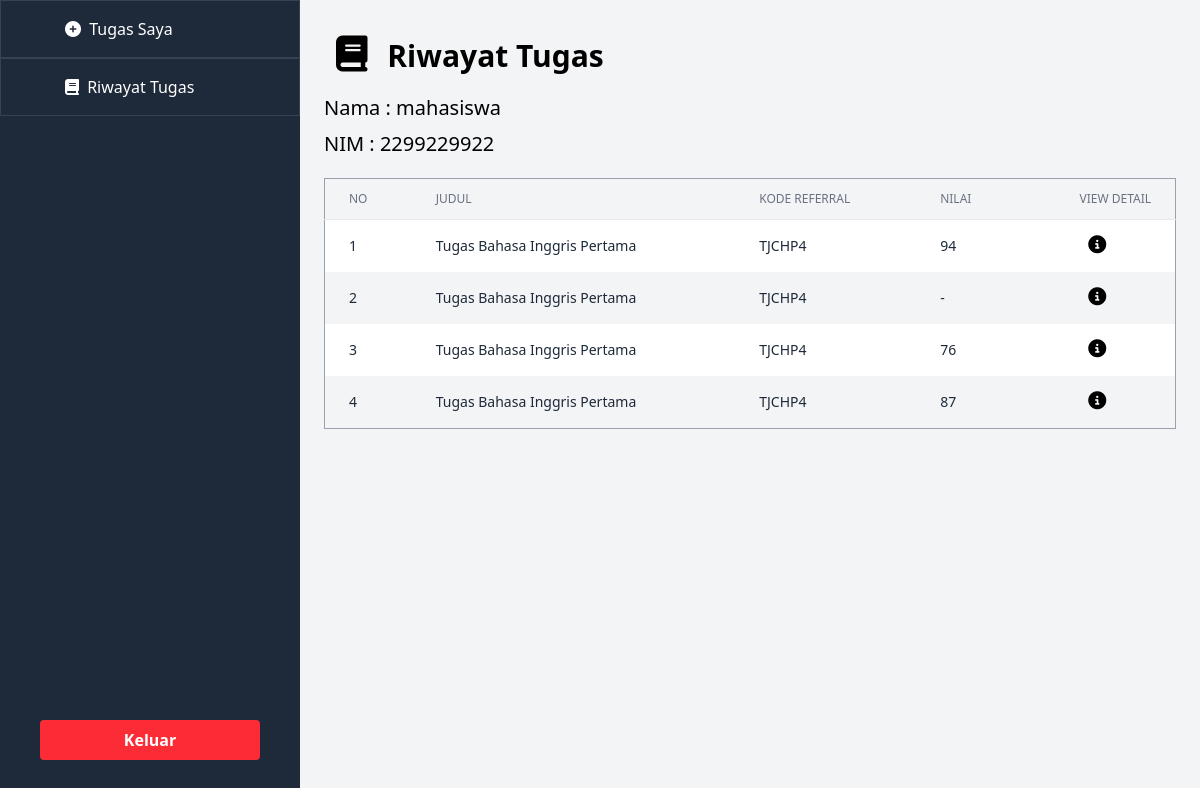
Screenshot of /src/pages/riwayat-tugas.php (signed in) with the database file from the repository.
### tables this page shows
CREATE TABLE `tasks` (
  `id` int(11) NOT NULL,
  `user_id` int(11) NOT NULL,
  `referral_id` int(11) NOT NULL,
  `date` date NOT NULL,
  `title` varchar(255) NOT NULL,
  `answer` text NOT NULL,
  `file` varchar(255) DEFAULT NULL,
  `score` int(11) DEFAULT NULL,
  `comment` text DEFAULT NULL,
  `created_at` timestamp NOT NULL DEFAULT current_timestamp()
);

CREATE TABLE `referrals` (
  `id` int(11) NOT NULL,
  `user_id` int(11) NOT NULL,
  `title` varchar(255) NOT NULL,
  `referral_code` varchar(100) NOT NULL,
  `date` date NOT NULL,
  `created_at` timestamp NOT NULL DEFAULT current_timestamp()
);

### src/pages/riwayat-tugas.php (the view, shortened to what this page needs)
<?php
include 'src/boot/config.php';
$user = $_SESSION['user'];
$user_id = $user['id'];
$query = "SELECT tasks.id, tasks.title, tasks.date, referrals.referral_code, tasks.answer, tasks.score
          FROM tasks
          JOIN referrals ON tasks.referral_id = referrals.id
          WHERE tasks.user_id = ?";
$stmt = $conn->prepare($query);
$stmt->bind_param('i', $user_id);
$stmt->execute();
$result = $stmt->get_result();
$tasks = $result->fetch_all(MYSQLI_ASSOC);
?>
<!DOCTYPE html>
<html lang="id">
<head>
  <link rel="stylesheet" href="public/css/style.css">
  <link rel="stylesheet" href="public/css/font-awesome/css/all.min.css">
</head>
<body class="bg-gray-100">
  <div class="flex">
    <div class="w-1/4 bg-gray-800 min-h-screen text-white flex flex-col">
      <ul class="flex-1">
        <li><a href="/tugas-saya" class="block py-4 pl-15 border border-gray-700 hover:bg-gray-500"><i class="fas fa-circle-plus mx-1"></i> Tugas Saya</a></li>
        <li><a href="/riwayat-tugas" class="block py-4 pl-15 border border-gray-700 hover:bg-gray-500"><i class="fas fa-book mx-1"></i> Riwayat Tugas</a></li>
      </ul>
      <div class="mt-auto m-10">
        <a href="/src/boot/logout.php" class="block text-center py-2 bg-red-500 hover:bg-red-600 text-white font-semibold rounded-sm">
          Keluar
        </a>
      </div>
    </div>
    <div class="flex-1 p-6">
      <h2 class="text-3xl font-semibold my-3"><i class="fas fa-book text-4xl mx-3"></i> Riwayat Tugas</h2>
      <div class="my-5">
        <p class="text-xl my-2">Nama : <?= htmlspecialchars($user['username']); ?></p>
        <p class="text-xl my-2">NIM : <?= htmlspecialchars($user['NIM']); ?></p>
      </div>
      <table class="min-w-full divide-y divide-gray-200 border border-gray-400 my-5">
        <thead>
          <tr>
            <th scope="col" class="px-6 py-3 text-start text-xs font-medium text-gray-500 uppercase">No</th>
            <th scope="col" class="px-6 py-3 text-start text-xs font-medium text-gray-500 uppercase">Judul</th>
            <th scope="col" class="px-6 py-3 text-start text-xs font-medium text-gray-500 uppercase">Kode Referral</th>
            <th scope="col" class="px-6 py-3 text-start text-xs font-medium text-gray-500 uppercase">Nilai</th>
            <th scope="col" class="px-6 py-3 text-end text-xs font-medium text-gray-500 uppercase">View Detail</th>
          </tr>
        </thead>
        <tbody>
          <?php if (!empty($tasks)) : ?>
            <?php foreach ($tasks as $index => $task) : ?>
              <tr class="odd:bg-white even:bg-gray-100">
                <td class="px-6 py-4 whitespace-nowrap text-sm font-medium text-gray-800"><?= $index + 1; ?></td>
                <td class="px-6 py-4 whitespace-nowrap text-sm text-gray-800"><?= htmlspecialchars($task['title']); ?></td>
                <td class="px-6 py-4 whitespace-nowrap text-sm text-gray-800"><?= htmlspecialchars($task['referral_code']); ?></td>
                <td class="px-6 py-4 whitespace-nowrap text-sm text-gray-800"><?= htmlspecialchars($task['score'] ?? '-'); ?></td>
                <td class="px-6 py-4 whitespace-nowrap text-center text-sm font-medium">
                  <button onclick="openModal(<?= $task['id']; ?>, '<?= addslashes(htmlspecialchars($task['title'])); ?>', '<?= addslashes(htmlspecialchars($task['date'])); ?>', '<?= addslashes(htmlspecialchars($task['answer'] ?? '-')); ?>')"
                    class="cursor-pointer inline-flex items-center gap-x-2 text-black-600 hover:text-black-800">
                    <i class="fas fa-info-circle text-lg"></i>
                  </button>
                </td>
              </tr>
            <?php endforeach; ?>
          <?php else : ?>
            <tr>
              <td colspan="5" class="text-center py-4 text-gray-600">Belum ada tugas.</td>
            </tr>
          <?php endif; ?>
        </tbody>
      </table>
    </div>
  </div>
</body>
</html>

### rows the page displays
tasks: title "Tugas Bahasa Inggris Pertama", referral.referral_code "TJCHP4", score "94"
tasks: title "Tugas Bahasa Inggris Pertama", referral.referral_code "TJCHP4", score "-"
tasks: title "Tugas Bahasa Inggris Pertama", referral.referral_code "TJCHP4", score "76"
tasks: title "Tugas Bahasa Inggris Pertama", referral.referral_code "TJCHP4", score "87"

### other values shown
$user['username'] "mahasiswa"
$user['NIM'] "2299229922"
